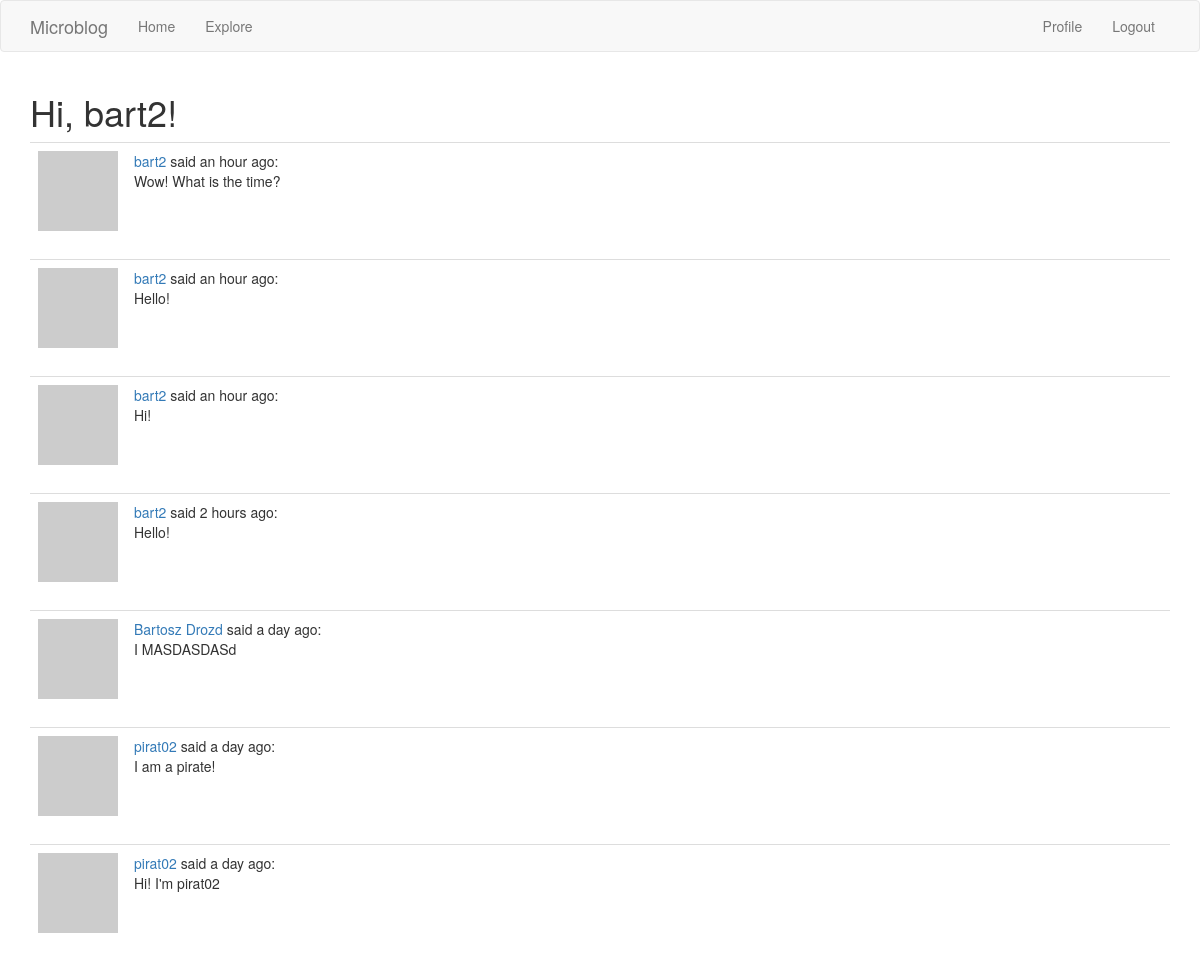
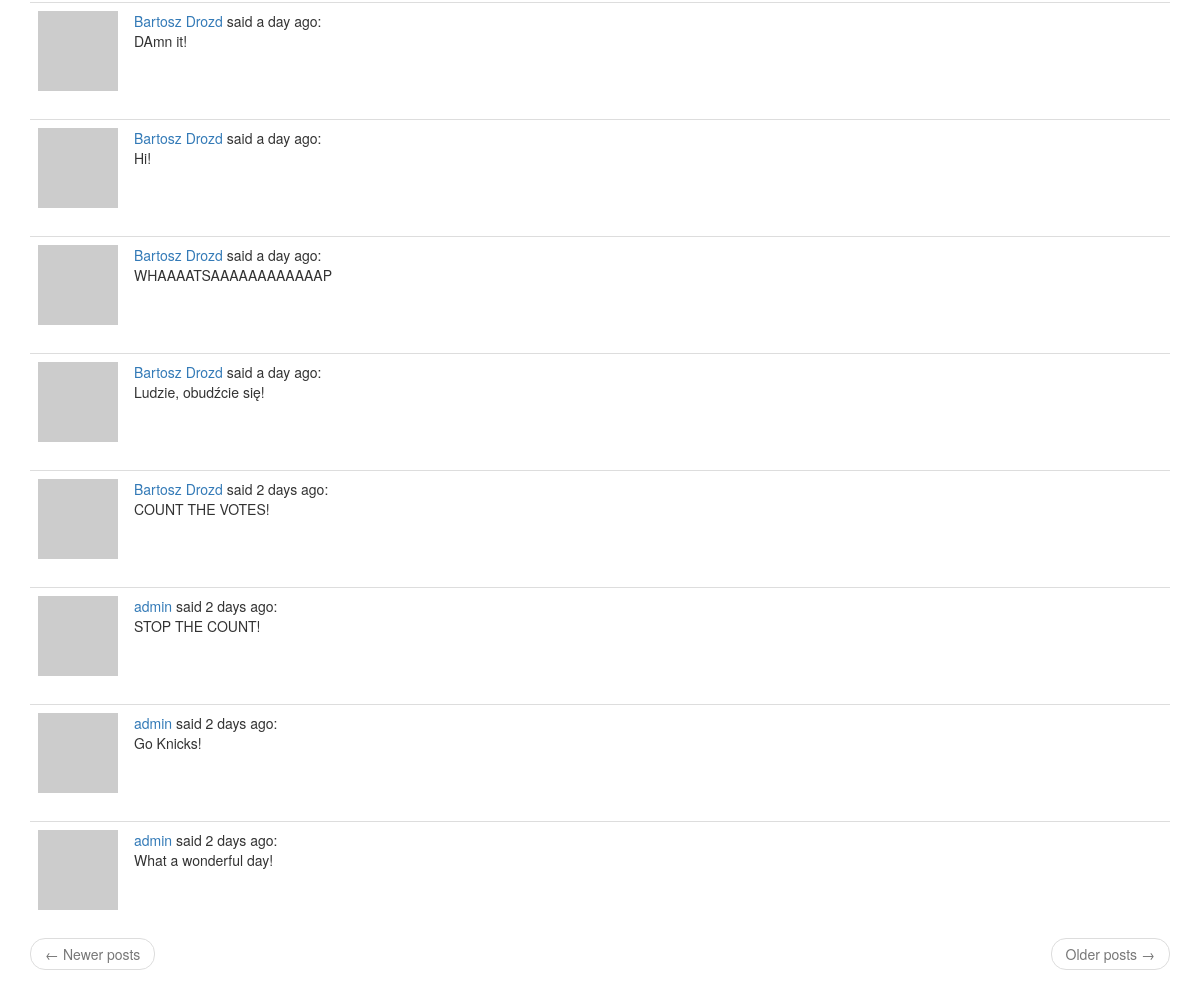
The app's page /explore (signed in) with its own data (2 pictures, top to bottom).
### app/models.py (models this page shows, shortened)
class User(UserMixin, db.Model):
    id = db.Column(db.Integer, primary_key=True)
    username = db.Column(db.String(64), index=True, unique=True)
    email = db.Column(db.String(120), index=True, unique=True)
    password_hash = db.Column(db.String(128))
    posts = db.relationship('Post', backref='author', lazy='dynamic')
    about_me = db.Column(db.String(140))
    last_seen = db.Column(db.DateTime, default=datetime.utcnow)
    followed = db.relationship(
    'User', secondary=followers,
    primaryjoin=(followers.c.follower_id == id),
    secondaryjoin=(followers.c.followed_id == id),
    backref=db.backref('followers', lazy='dynamic'), lazy='dynamic')
    def avatar(self, size):
        digest = md5(self.email.lower().encode('utf-8')).hexdigest()
        return 'https://www.gravatar.com/avatar/{}?d=identicon&s={}'.format(digest, size)

class Post(db.Model):
    id = db.Column(db.Integer, primary_key=True)
    body = db.Column(db.String(140))
    timestamp = db.Column(db.DateTime, index=True, default=datetime.utcnow)
    user_id = db.Column(db.Integer, db.ForeignKey('user.id'))

### app/routes.py (the view)
@app.route('/explore')
@login_required
def explore():
    page = request.args.get('page', 1, type=int)
    posts = Post.query.order_by(Post.timestamp.desc()).paginate(
        page, app.config['POSTS_PER_PAGE'], False)
    next_url = url_for('explore', page=posts.next_num) \
        if posts.has_next else None
    prev_url = url_for('explore', page=posts.prev_num) \
        if posts.has_prev else None
    return render_template("index.html", title='Explore', posts=posts.items,
                          next_url=next_url, prev_url=prev_url)

### app/models.py (called while the page is built)
@login.user_loader
def load_user(id):
    return User.query.get(int(id))

### app/routes.py (called while the page is built)
@app.before_request
def before_request():
    if current_user.is_authenticated:
        current_user.last_seen = datetime.utcnow()
        db.session.commit()

### app/templates/index.html (shortened to what this page needs)
{% extends "base.html" %}
{% block app_content %}
    <h1>Hi, {{ current_user.username }}!</h1>
    {% for post in posts %}
        {% include '_post.html' %}
    {% endfor %}
    <nav aria-label="...">
        <ul class="pager">
            <li class="previous{% if not prev_url %} disabled{% endif %}">
                <a href="{{ prev_url or '#' }}">
                    <span aria-hidden="true">&larr;</span> Newer posts
                </a>
            </li>
            <li class="next{% if not next_url %} disabled{% endif %}">
                <a href="{{ next_url or '#' }}">
                    Older posts <span aria-hidden="true">&rarr;</span>
                </a>
            </li>
        </ul>
    </nav>
{% endblock %}

### app/templates/_post.html
    <table class="table table-hover">
        <tr>
            <td width="70px">
                <a href="{{ url_for('user', username=post.author.username) }}">
                    <img src="{{ post.author.avatar(70) }}" />
                </a>
            </td>
            <td>
                <a href="{{ url_for('user', username=post.author.username) }}">
                    {{ post.author.username }}
                </a>
                said {{ moment(post.timestamp).fromNow() }}:
                <br>
                {{ post.body }}
            </td>
        </tr>
    </table>

### records on screen
User: username "bart2"
Post: author.username "bart2", timestamp "an hour ago", body "Wow! What is the time?"
Post: author.username "bart2", timestamp "an hour ago", body "Hello!"
Post: author.username "bart2", timestamp "an hour ago", body "Hi!"
Post: author.username "bart2", timestamp "2 hours ago", body "Hello!"
Post: author.username "Bartosz Drozd", timestamp "a day ago", body "I MASDASDASd"
Post: author.username "pirat02", timestamp "a day ago", body "I am a pirate!"
Post: author.username "pirat02", timestamp "a day ago", body "Hi! I'm pirat02"
Post: author.username "Bartosz Drozd", timestamp "a day ago", body "DAmn it!"
Post: author.username "Bartosz Drozd", timestamp "a day ago", body "Hi!"
Post: author.username "Bartosz Drozd", timestamp "a day ago", body "WHAAAATSAAAAAAAAAAAAP"
Post: author.username "Bartosz Drozd", timestamp "a day ago", body "Ludzie, obudźcie się!"
Post: author.username "Bartosz Drozd", timestamp "2 days ago", body "COUNT THE VOTES!"
Post: author.username "admin", timestamp "2 days ago", body "STOP THE COUNT!"
Post: author.username "admin", timestamp "2 days ago", body "Go Knicks!"
Post: author.username "admin", timestamp "2 days ago", body "What a wonderful day!"
